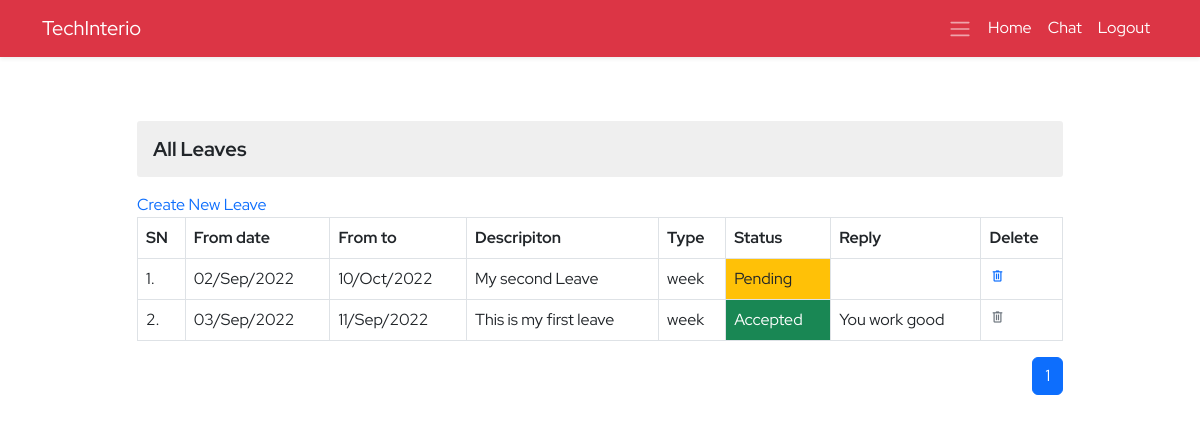
/ems/all-leaves/ (signed in), run on an earlier commit of the app's database.
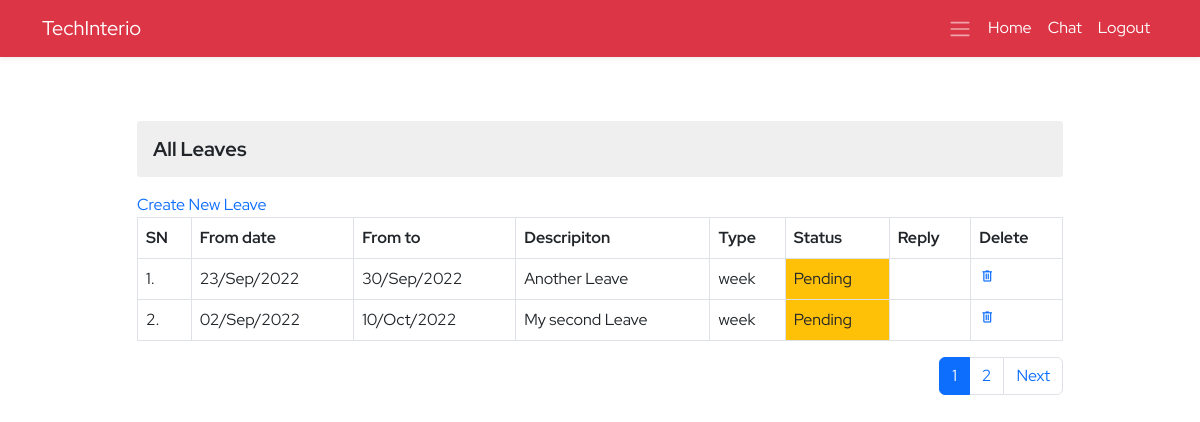
And on a later commit of the database.
### ems/models.py (models this page shows, shortened)
class Leave(models.Model):
    employee=models.ForeignKey(Employee,on_delete=models.CASCADE)
    date_from=models.DateField()
    date_to=models.DateField()
    description=models.CharField(max_length=150)
    type=models.CharField(max_length=70)
    reply=models.CharField(max_length=100,null=True,blank=True)
    status=models.CharField(max_length=20)

### ems/views.py (the view)
# urls.py: path('all-leaves/',allLeaves,name='all-leaves'),
def allLeaves(request):
    context={}
    try:
        if not request.user.is_superuser:
            profile_obj=Employee.objects.get(user=request.user)
            context['profile']=profile_obj
            emp_obj=Employee.objects.get(user=request.user)
            leaves=Leave.objects.filter(employee=emp_obj).order_by('-id')
            paginator=Paginator(leaves,2)
            page_no=request.GET.get('page')
            total_pages=paginator.page_range
            leavespages=paginator.get_page(page_no)
            context['leaves']=leavespages
            context['pages']=total_pages
        else:
            return redirect('ems:ems')
    except Exception as e:
        print('All leaves Exception : ',e)
    return render(request,'ems/all_leaves.html',context)

### ems/models.py (called while the page is built)
    @property
    def imageURL(self):
        try:
            url=self.avtar.url
        except:
            url=''
        return url

### ems/templates/ems/all_leaves.html (shortened to what this page needs)
{% extends './base.html' %}
{% block body %}
<section>
    <div class="container">
        <div class="row d-flex justify-content-center">
            <div class="col-lg-10 col-12 my-5">
                <h3 class="my-3 derpartment-title">All Leaves</h3>
                <a href="{% url 'ems:leave-create' %}" class="mb-2">Create New Leave</a>
                <table class="table table-bordered">
                    <tr>
                        <th>SN</th>
                        <th>From date</th>
                        <th>From to</th>
                        <th>Descripiton</th>
                        <th>Type</th>
                        <th>Status</th>
                        <th>Reply</th>
                        <th>Delete</th>
                    </tr>
                    {% for leave in leaves %}
                    <tr class="my-4">
                        <td>{{forloop.counter}}.</td>
                        <td>{{leave.date_from | date:'d/M/Y'}}</td>
                        <td>{{leave.date_to | date:'d/M/Y'}}</td>
                        <td>{{leave.description}}</td>
                        <td>{{leave.type}}</td>
                        {% if leave.status == 'Pending' %}
                        <td class="bg-warning text-dark">{{leave.status}}</td>
                        {% elif leave.status == 'Rejected' %}
                        <td class="bg-danger text-white">{{leave.status}}</td>
                        {% else %}
                        <td class="text-white bg-success">{{leave.status}}</td>
                        {% endif %}
                        {% if leave.reply == None %}
                        <td></td>
                        {% else %}
                        <td>{{leave.reply}}</td>
                        {% endif %}
                        {% if leave.status == 'Accepted' %}
                        <td>
                            <span class="delete disabled text-muted cursor-pointer"><span class="material-symbols-outlined">
                            </span></span>
                        </td>
                        {% else %}
                        <td><a href="{% url 'ems:leave-delete' leave.id %}" class="delete"><span class="material-symbols-outlined">
                        </span></a></td>
                        {% endif %}
                    </tr>
                    {% endfor %}
                </table>
                <nav aria-label="Page navigation example">
                    <ul class="pagination justify-content-end">
                        {% if pages %}
                        {% for p in pages %}
                        {% if p == leaves.number %}
                        <li class="page-item active" aria-current="page"><a class="page-link "
                                href="?page={{p}}">{{p}}</a></li>
                        {% else %}
                        <li class="page-item "><a class="page-link" href="?page={{p}}">{{p}}</a></li>
                        {% endif %}
                        {% endfor %}
                        {% endif %}
                        {% if leaves.has_next %}
                        <li class="page-item">
                            <a class="page-link" href="?page={{leaves.next_page_number}}">Next</a>
                        </li>
                        {% endif %}
                    </ul>
                </nav>
            </div>
        </div>
    </div>
</section>
{% endblock body %}

What changed in the data, as far as the page shows it:
no longer on this page (row unchanged): Leave: date_from "03/Sep/2022", date_to "11/Sep/2022", description "This is my first leave", type "week", status "Accepted", reply "You work good"
added Leave: date_from "23/Sep/2022", date_to "30/Sep/2022", description "Another Leave", type "week", status "Pending"
Also different on the page:
new list line: "2"
text now shown: "Next"
